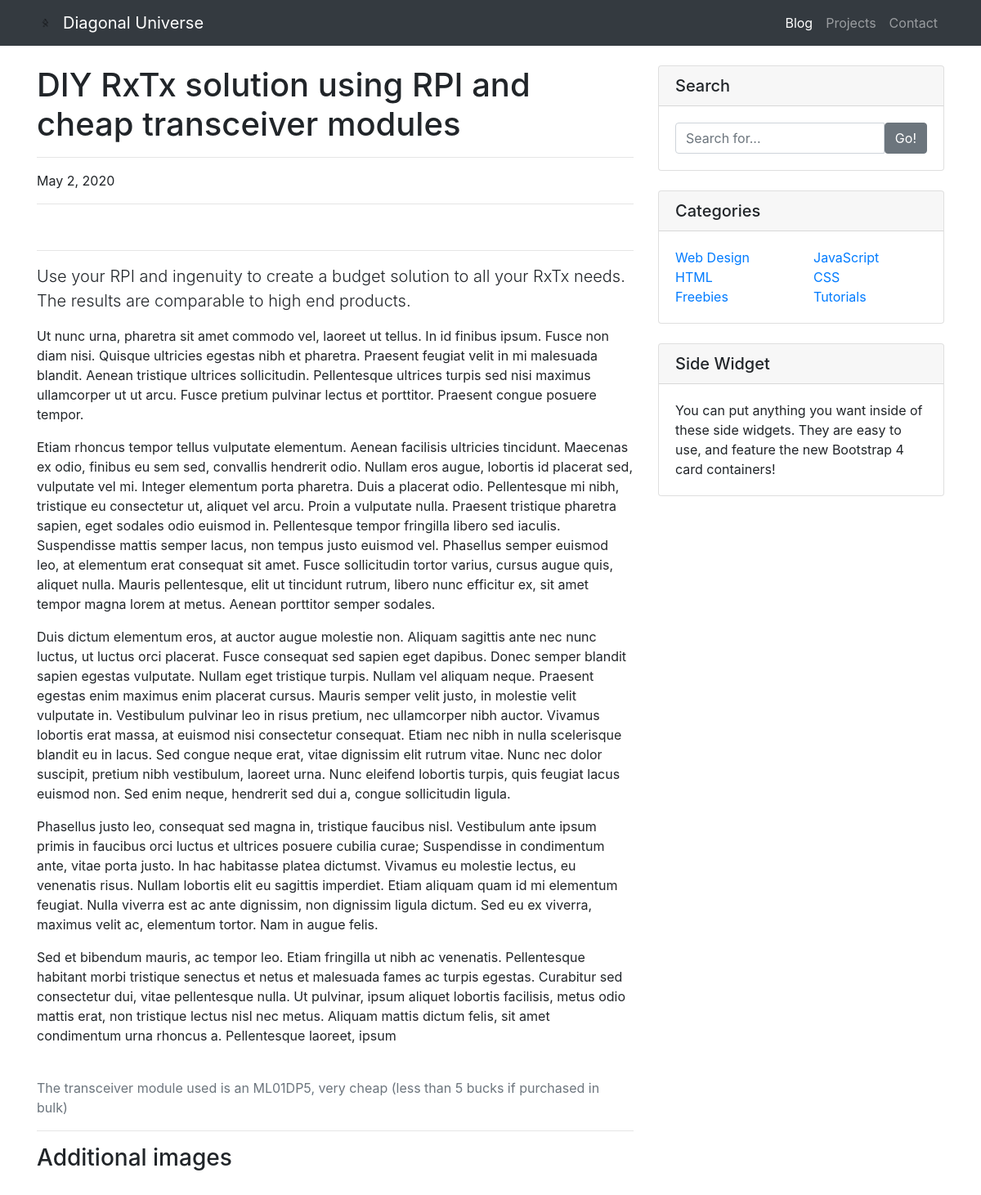
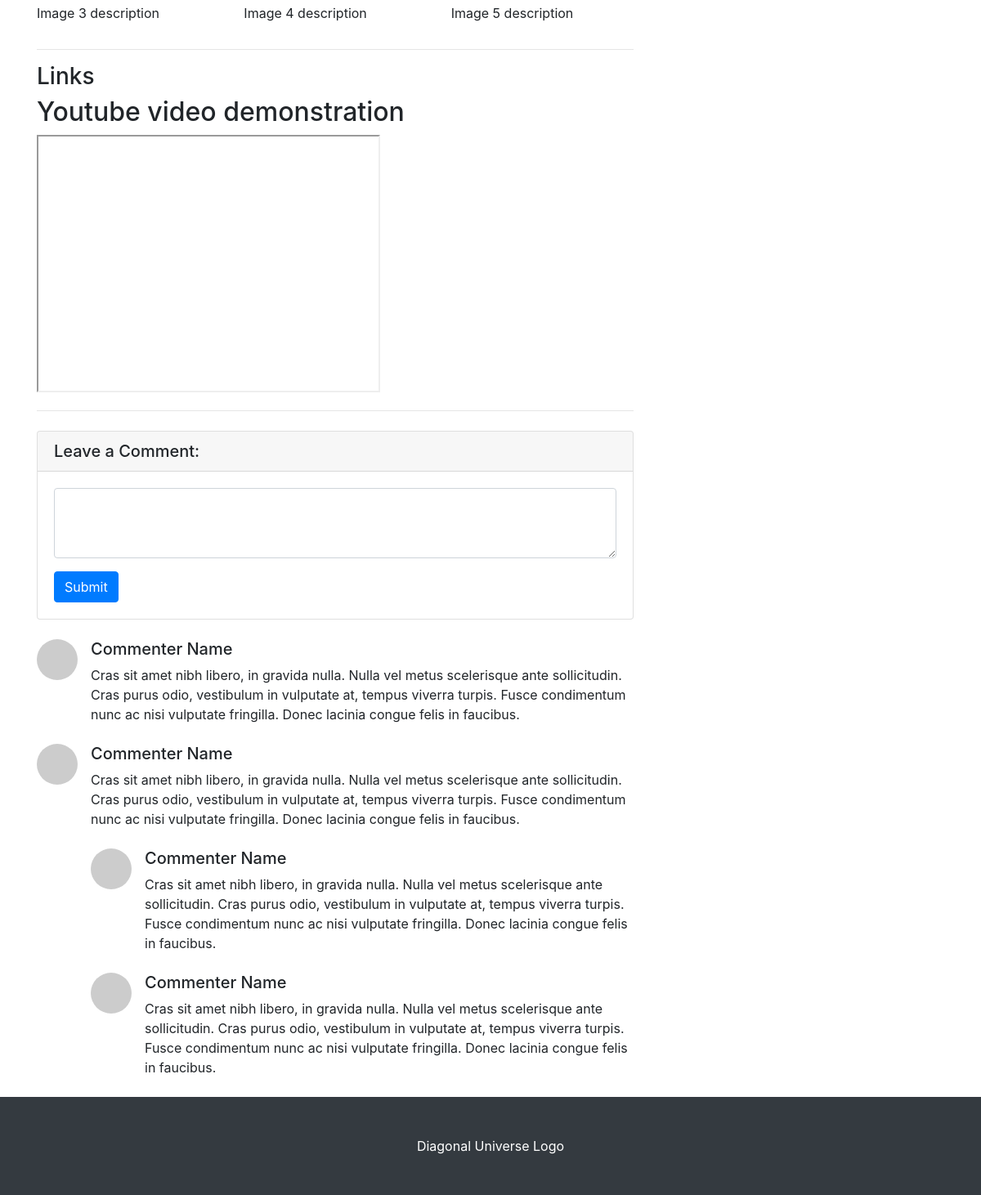
The page / on the database its author committed (2 pictures, top to bottom).
### post/models.py (models this page shows)
class Post(models.Model):
    title = models.CharField(max_length=100)
    subtitle = models.TextField(max_length=300)
    category = models.CharField(max_length=20)
    date = models.DateField()
    text = models.TextField(max_length=3000)
    topPicphoto = models.CharField(max_length=100)
    topPicphotoAlt = models.CharField(max_length=100)
    middlePicphoto = models.CharField(max_length=100)
    middlePicphotoAlt = models.CharField(max_length=100)
    middlePicDescription = models.CharField(max_length=300)
    youtube = models.CharField(max_length=100, default="No video for this post")
    github = models.CharField(max_length=100, default="No repo for this post")

### post/views.py (the view)
# urls.py: path("", views.index, name="index"),
def index(request):
    latestPost = Post.objects.latest('id')
    return render(request, "index.html", {'latestPost': latestPost})

### post/templates/index.html (shortened to what this page needs)
{% extends 'base.html' %}
{% block post %}
<div class="container">
    <div class="row">
        <div class="col-lg-8">
            <h1 class="mt-4">{{ latestPost.title }}</h1>
            <hr>
            <p>{{ latestPost.date }}</p>
            <hr>
            <hr>
            <p class="lead">{{ latestPost.subtitle }}</p>
            <p>{{ latestPost.text | linebreaks }}</p>
            <p class="text-muted">{{ latestPost.middlePicDescription }}</p>
            <hr>
            <h3>Additional images</h3>
            <div>
                <div class="row">
                    <div class="col">
                    </div>
                    <div class="col">
                    </div>
                    <div class="col">
                    </div>
                </div>
                <div class="row">
                    <div class="col">
                        <p>Image 3 description</p>
                    </div>
                    <div class="col">
                        <p>Image 4 description</p>
                    </div>
                    <div class="col">
                        <p>Image 5 description</p>
                    </div>
                </div>
            </div>
            <hr>
            <h3>Links</h3>
            <h2>Youtube video demonstration</h2>
            {% if latestPost.youtube != 'na' %}
            <iframe width="420" height="315"
                src="https://www.youtube.com/embed/tgbNymZ7vqY?playlist=tgbNymZ7vqY&loop=1">
            </iframe>
            {% endif %}
            {% endblock %}

### static/css/blog-post.css (style rules this page uses)
body { padding-top: 56px; }

### rows shown on the page
Post: title "DIY RxTx solution using RPI and cheap transceiver modules", date "May 2, 2020", subtitle "Use your RPI and ingenuity to create a budget solution to all your RxTx needs. The results are comparable to high end products.", text "Ut nunc urna, pharetra sit amet commodo vel, laoreet ut tellus. In id finibus ipsum. Fusce non diam nisi. Quisque ultricies egestas nibh et pharetra. Praesent feugiat velit in mi malesuada blandit. Aenean tristique ultrices sollicitudin. Pellentesque ultrices turpis sed nisi maximus ullamcorper ut ut arcu. Fusce pretium pulvinar lectus et porttitor. Praesent congue posuere tempor. Etiam rhoncus tempor tellus vulputate elementum. Aenean facilisis ultricies tincidunt. Maecenas ex odio, finibus eu sem sed, convallis hendrerit odio. Nullam eros augue, lobortis id placerat sed, vulputate vel mi. Integer elementum porta pharetra. Duis a placerat odio. Pellentesque mi nibh, tristique eu…", middlePicDescription "The transceiver module used is an ML01DP5, very cheap (less than 5 bucks if purchased in bulk)"
